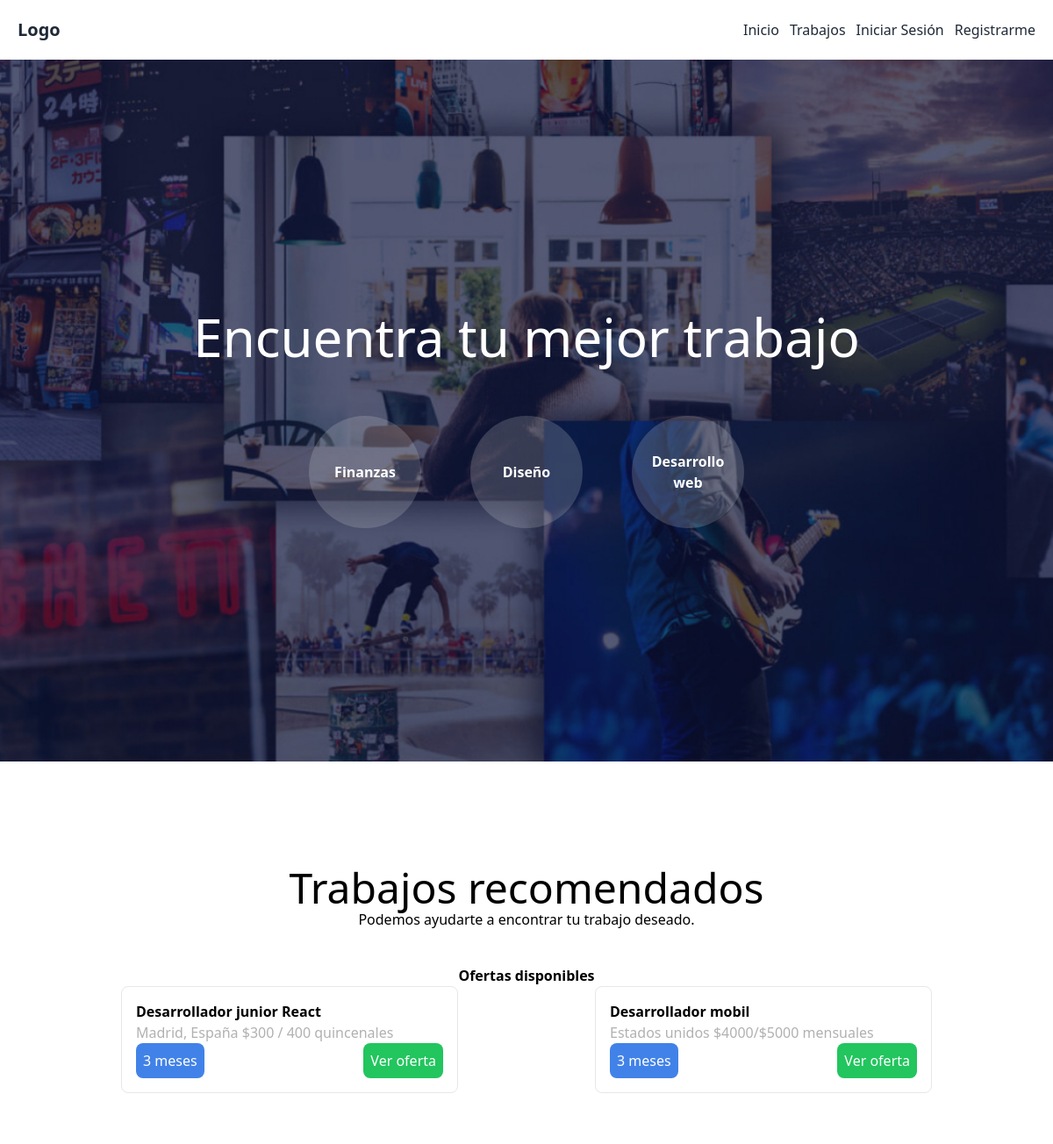
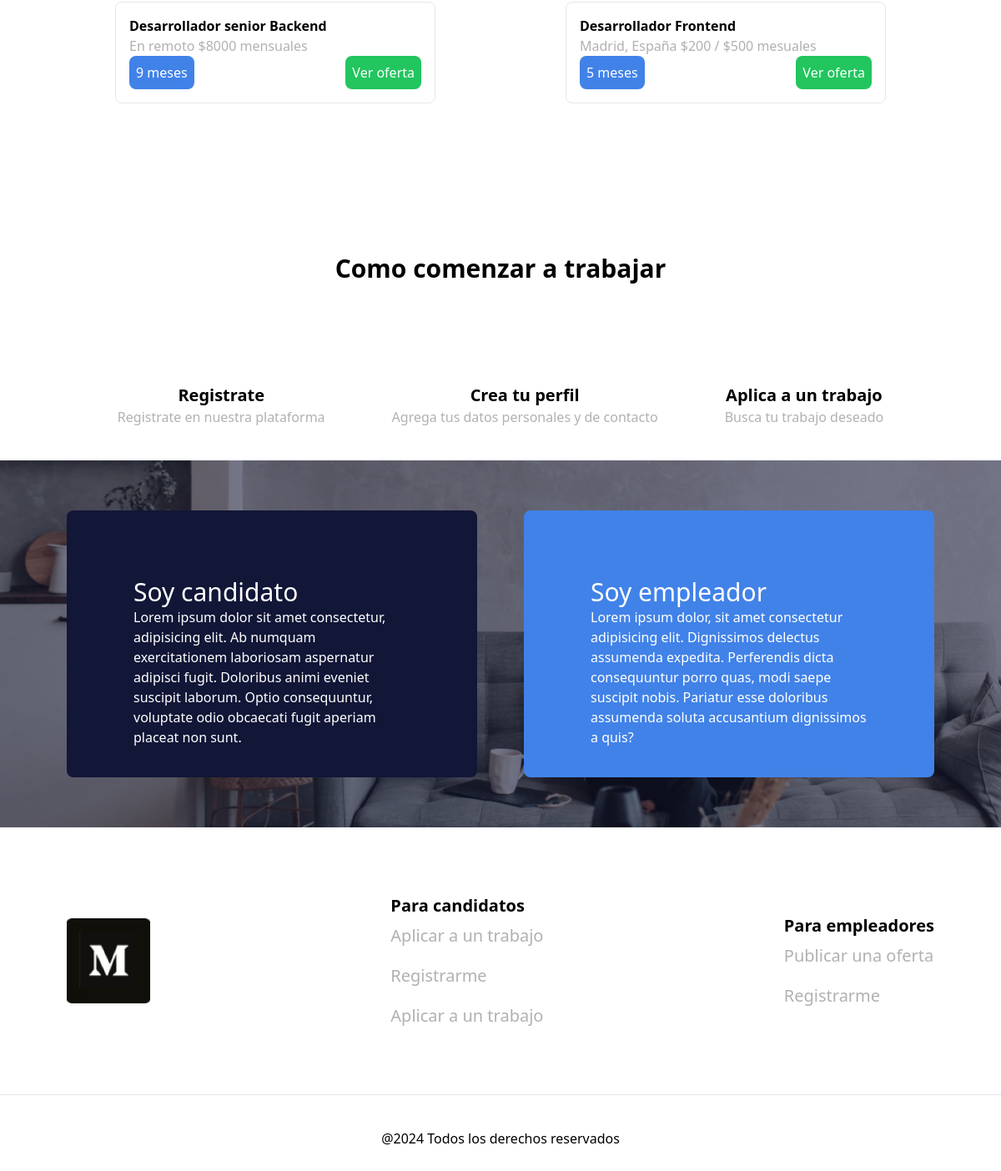
The page / on the database its author committed (2 pictures, top to bottom).
### tables this page shows
CREATE TABLE `ofertas_trabajo` (
  `id` int(11) NOT NULL,
  `empresa_id` int(11) NOT NULL,
  `nombre_trabajo` varchar(510) NOT NULL,
  `descripcion` varchar(255) NOT NULL,
  `requisitos` varchar(255) NOT NULL,
  `salario` varchar(255) NOT NULL,
  `ubicacion` varchar(255) NOT NULL,
  `duracion` varchar(255) NOT NULL,
  `contrato` varchar(255) NOT NULL,
  `fecha_publicacion` datetime NOT NULL
);

### lib/View.php (called while the page is built, shortened)
<?php
class View {
    function render($name){
        require 'views/' . $name . '.php';
    }
}

### controllers/inicio.php (called while the page is built, shortened)
<?php
require_once __DIR__ .'/../models/QueryEmpresas.php';
class Inicio extends Controller{
  function __construct(){
    $this->model = new QueryEmpresas();
    $this->view->ofertas = [];
  }
  function render(){
    $ofertas = $this->model->get();
    if (empty($ofertas)) {
        $this->view->mensaje = 'No hay ofertas de trabajo disponibles en este momentos.';
    } else {
        $this->view->mensaje = 'Ofertas disponibles';
    }
    $this->view->tituloPage = "Inicio";
    $this->view->ofertas = $ofertas;
    $this->view->render('inicio/index');
  }
}
?>

### index.php (called while the page is built, shortened)
<?php
require_once 'lib/database.php';
require_once 'lib/Model.php';
require_once 'lib/View.php';
require_once 'lib/App.php';
$app = new App();
?>

### controllers/userSesion.php (called while the page is built, shortened)
<?php
class UserSesion {
    public function getCurrentUser(){
        $user = isset($_SESSION['user']) ? $_SESSION['user'] : null;
        return null;
    }
}
?>

### models/QueryEmpresas.php (called while the page is built, shortened)
<?php
class QueryEmpresas extends Model {
    public function get(){
        $items = [];
        try {
            $this->db->query("SELECT * FROM ofertas_trabajo");
            $ofertas = $this->db->fetchAll();
            if ($ofertas) {
                foreach ($ofertas as $oferta) {
                    $item = new Oferta();
                    $item->id = $oferta['id'];
                    $item->nombre_trabajo = $oferta['nombre_trabajo'];
                    $item->descripcion = $oferta['descripcion'];
                    $item->ubicacion = $oferta['ubicacion'];
                    $item->salario = $oferta['salario'];
                    $item->contrato = $oferta['contrato'];
                    $item->duracion = $oferta['duracion'];
                    $item->requisitos = $oferta['requisitos'];
                    $items[] = $item;
                }
            } else {
                return false;
            }
            return $items;
        } catch (PDOException $e) {
            return [];
        }
    }
}

### lib/Model.php (called while the page is built, shortened)
<?php
class Model {
    function __construct(){
        $this->db = new Database();
    }
}

### lib/database.php (called while the page is built, shortened)
<?php
class Database {
    private $host;
    private $db;
    private $user;
    private $password;
    private $charset;
    private $pdo;
    public function __construct(){
        $this->host = constant('HOST');
        $this->db = constant('DB');
        $this->user = constant('USER');
        $this->password = constant('PASSWORD');
        $this->charset = constant('CHARSET');
    }
    private function connect(){
        try{
            $connection = "mysql:host=" . $this->host . ";dbname=" . $this->db . ";charset=" . $this->charset;
            $options = [
                PDO::ATTR_ERRMODE            => PDO::ERRMODE_EXCEPTION,
                PDO::ATTR_EMULATE_PREPARES   => false,
            ];
            $this->pdo = new PDO($connection, $this->user, $this->password, $options);
        }catch(PDOException $e){
            print_r('Error de conexión: ' . $e->getMessage());
        }
    }
    public function query($query) {
        $this->stmt = $this->pdo->prepare($query);
    }
}
?>

### views/inicio/index.php (the view, shortened to what this page needs)
<?php
require 'views/partials/header.php';
?>
<main class='flex flex-col'>
    <section class='bg-slider flex flex-col justify-center items-center'>
        <h1 class='text-center text-white text-3xl md:text-6xl p-5'>Encuentra tu mejor trabajo</h1>
        <article class='flex flex-col md:flex-row gap-14 mt-10'>
            <div class='bg-[#D9D9D9] bg-opacity-20 w-32 h-32 cursor-pointer rounded-full flex justify-center items-center p-5'>
                <p class='text-white text-center font-semibold'>Finanzas</p>
            </div>
                <div class='bg-[#D9D9D9] bg-opacity-20  w-32 h-32 cursor-pointer rounded-full flex justify-center items-center p-5'>
                    <p class='text-white text-center font-semibold'>Diseño</p>
                </div>
            <div class='bg-[#D9D9D9] bg-opacity-20  w-32 h-32 cursor-pointer rounded-full flex justify-center items-center p-5'>
                <p class='text-white text-center font-semibold'>Desarrollo web</p>
            </div>
        </article>
    </section>
    <section class='mt-10 p-10 md:p-20'>
        <h1 class='text-3xl md:text-5xl text-center'>Trabajos recomendados</h1>
        <p class='text-center'>Podemos ayudarte a encontrar tu trabajo deseado.</p>
        <article class='mt-10 '>
        <h1 class='text-center font-bold'><?= $this->mensaje ?></h1>
        <div class='grid grid-cols-1 md:grid-cols-2 justify-between justify-items-center gap-10'>
    <?php if (!empty($this->ofertas)) { ?>
     <?php foreach($this->ofertas as $row) {
        $oferta = $row;
    ?>
        <div class="border p-4 rounded-lg mb-5 w-80 md:w-96">
            <div>
                <h3 class='font-semibold'><?= $oferta->nombre_trabajo ?></h3>
            </div>
            <div>
                <span class='text-gray'><?= $oferta->ubicacion ?></span>
                <span class='text-gray'><?= $oferta->salario ?></span>
            </div>
            <div class='flex justify-between'>
                <span class='bg-blue-light p-2 rounded-lg text-white'><?= $oferta->duracion ?></span>
                <a href="<?= constant('URL') . 'ofertas/verOferta/' . $oferta->id ?>" class='p-2 bg-green-500 rounded-lg text-white'>Ver oferta</a>
            </div>
        </div>
    <?php } } ?>
            </div>
            </article>
    </section>
    <section>
        <h2 class="text-center text-3xl font-bold p-10 md:p-20">Como comenzar a trabajar</h2>
        <article class='flex flex-col items-center md:flex-row justify-center gap-20 mt-10'>
        <div>
            <h3 class='text-center text-xl font-bold'>Registrate</h3>
            <p class='text-gray text-center'>Registrate en nuestra plataforma</p>
        </div>
        <div>
            <h3 class='text-center text-xl font-bold'>Crea tu perfil</h3>
            <p class='text-gray text-center'>Agrega tus datos personales y de contacto</p>
        </div>
        <div>
            <h3 class='text-center text-xl font-bold'>Aplica a un trabajo</h3>
             <p class='text-gray text-center'>Busca tu trabajo deseado</p>
        </div>
    </article>
    <article class='bg-footer flex flex-col md:flex-row justify-center md:justify-around items-center py-0 px-10 md:p-20 gap-14 mt-10'>
        <div class='bg-blue md:w-[500px] h-72 md:h-80 rounded-lg text-white p-5 p-10 md:p-20'>
            <h3 class='text-3xl'>Soy candidato</h3>
            <p class='text-sm md:text-base'>Lorem ipsum dolor sit amet consectetur, adipisicing elit. Ab numquam exercitationem laboriosam aspernatur adipisci fugit. Doloribus animi eveniet suscipit laborum. Optio consequuntur, voluptate odio obcaecati fugit aperiam placeat non sunt.</p>
        </div>
        <div class='bg-blue-light  md:w-[500px] h-72 md:h-80 rounded-lg text-white p-10 md:p-20'>
            <h3 class='text-3xl'>Soy empleador</h3>
            <p class='text-sm md:text-base'>Lorem ipsum dolor, sit amet consectetur adipisicing elit. Dignissimos delectus assumenda expedita. Perferendis dicta consequuntur porro quas, modi saepe suscipit nobis. Pariatur esse doloribus assumenda soluta accusantium dignissimos a quis?</p>
        </div>
    </article>
    </section>
<?php require 'views/partials/footer.php'?>

### lib/App.php (shortened to what this page needs)
<?php
class App {
    public function __construct() {
        $url = isset($_GET['url']) ? $_GET['url'] : null;
        $url = rtrim($url, '/');
        $url = explode('/', $url);
          if(empty($url[0])){
            $controller = new Inicio();
            $controller->loadModel('main');
            $controller->render();
            return false;
        }
    }
}
?>

### views/partials/header.php (shortened to what this page needs)
<!DOCTYPE html>
<html lang="es">
<head>
    <link rel="stylesheet" href="<?= constant("URL")?>public/css/default.css">
    <script src="https://cdn.tailwindcss.com"></script>
</head>
<body>
<?php require 'views/partials/navbar.php'?>

### views/partials/navbar.php (shortened to what this page needs)
<?php
require_once __DIR__ . '../../../controllers/userSesion.php';
$userSession = new UserSesion();
$currentUser = $userSession->getCurrentUser();
?>
<div class="flex items-center justify-between p-5 bg-white">
    <div>
        <a href="<?php constant('URL')?>" class="text-xl font-bold text-gray-800">Logo</a>
    </div>
    <div class="hidden md:flex items-center space-x-3">
        <a href="<?= constant('URL')?>" class="text-gray-800 hover:text-gray-500">Inicio</a>
        <a href="<?= constant('URL')?>ofertas/" class="text-gray-800 hover:text-gray-500">Trabajos</a>
        <?php if ($currentUser && $currentUser['user']) { ?>
        <?php if ($currentUser['rol_id'] == 2) { ?>
            <div id="profile-button" class="flex gap-x-5 bg-[#DCE8F8] p-2 rounded-lg mt-1 z-10">
                <a class="text-[#2A56CB] hover:text-[#1E40AF]" href="<?= constant('URL') ?>perfilEmpresa/">
                    <svg xmlns="http://www.w3.org/2000/svg" width="24" height="24" viewBox="0 0 24 24" fill="none" stroke="currentColor" stroke-width="2" stroke-linecap="round" stroke-linejoin="round" class="icon icon-tabler icons-tabler-outline icon-tabler-user">
                        <path stroke="none" d="M0 0h24v24H0z" fill="none" />
                        <path d="M8 7a4 4 0 1 0 8 0a4 4 0 0 0 -8 0" />
                        <path d="M6 21v-2a4 4 0 0 1 4 -4h4a4 4 0 0 1 4 4v2" />
                    </svg>
                </a>
            </div>
        <?php } else { ?>
            <a class="text-[#2A56CB] hover:text-[#1E40AF]" href="<?= constant('URL') ?>perfilUsuario/">
                <svg xmlns="http://www.w3.org/2000/svg" width="24" height="24" viewBox="0 0 24 24" fill="none" stroke="currentColor" stroke-width="2" stroke-linecap="round" stroke-linejoin="round" class="icon icon-tabler icons-tabler-outline icon-tabler-user">
                    <path stroke="none" d="M0 0h24v24H0z" fill="none" />
                    <path d="M8 7a4 4 0 1 0 8 0a4 4 0 0 0 -8 0" />
                    <path d="M6 21v-2a4 4 0 0 1 4 -4h4a4 4 0 0 1 4 4v2" />
                </svg>
            </a>
        <?php } ?>
        <a class="text-[#2A56CB] hover:text-[#1E40AF]" href="<?= constant('URL') ?>login/logout">
            <svg xmlns="http://www.w3.org/2000/svg" width="24" height="24" viewBox="0 0 24 24" fill="none" stroke="currentColor" stroke-width="2" stroke-linecap="round" stroke-linejoin="round" class="icon icon-tabler icons-tabler-outline icon-tabler-logout">
                <path stroke="none" d="M0 0h24v24H0z" fill="none" />
                <path d="M14 8v-2a2 2 0 0 0 -2 -2h-7a2 2 0 0 0 -2 2v12a2 2 0 0 0 2 2h7a2 2 0 0 0 2 -2v-2" />
                <path d="M9 12h12l-3 -3" />
                <path d="M18 15l3 -3" />
            </svg>
        </a>
    <?php } else { ?>
        <a href="<?= constant('URL') ?>login/" class="text-gray-800 hover:text-gray-500">Iniciar Sesión</a>
        <a href="<?= constant('URL') ?>registroUsuario/" class="text-gray-800 hover:text-gray-500">Registrarme</a>
    <?php } ?>
    </div>
</div>

### views/partials/footer.php (shortened to what this page needs)
<footer class='flex flex-col align-center justify-center'>
    <div class='flex flex-col md:flex-row justify-between items-center border-b-1 border-b p-10 md:p-20'>
        <div>
          <img src="<?= constant('URL')?>public/img/logo.png" alt="Imagen de la empresa" width="100" height="100">
        </div>
        <div>
          <h6 class='font-bold text-xl'>Para candidatos</h6>
          <ul class='text-gray text-xl space-y-5 mt-2'>
            <li>
               <a href="<?= constant('URL') ?>ofertas/">Aplicar a un trabajo</a>
            </li>
            <li>
               <a href="<?= constant('URL') ?>registroUsuario/">Registrarme</a>
            </li>
            <li>
               <a href="<?= constant('URL') ?>ofertas/">Aplicar a un trabajo</a>
            </li>
          </ul>
        </div>
        <div>
          <h6 class='font-bold text-xl'>Para empleadores</h6>
          <ul class='text-gray text-xl space-y-5 mt-2'>
              <li><a href="<?= constant('URL') ?>registroEmpresa/">Publicar una oferta</a></li>
              <li><a href="<?= constant('URL') ?>registroEmpresa/">Registrarme</a></li>
          </ul>
        </div>
    </div>
    <div class='p-10'>
            <p class='text-center'>@2024 Todos los derechos reservados</p>
     </div>
</footer>
</body>
</html>

### public/css/default.css (style rules this page uses)
.text-gray { color: #B1B1B1; }
.bg-slider { background-image: url('../img/slider.png'); height: 100vh; background-size: cover; }
.bg-footer { background-image: url('../img/image-footer.png'); background-size: cover; height: 55vh; }
.bg-blue { background-color: #121637; }
.bg-blue-light { background-color: #4182E8; }

### rows shown on the page
ofertas_trabajo: nombre_trabajo "Desarrollador junior React", ubicacion "Madrid, España", salario "$300 / 400 quincenales", duracion "3 meses"
ofertas_trabajo: nombre_trabajo "Desarrollador mobil", ubicacion "Estados unidos", salario "$4000/$5000 mensuales", duracion "3 meses"
ofertas_trabajo: nombre_trabajo "Desarrollador senior Backend", ubicacion "En remoto", salario "$8000 mensuales", duracion "9 meses"
ofertas_trabajo: nombre_trabajo "Desarrollador Frontend", ubicacion "Madrid, España", salario "$200 / $500 mesuales", duracion "5 meses"

### other values the page prints
$this->mensaje "Ofertas disponibles"
